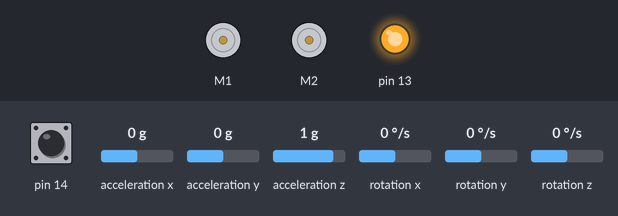
Recording of a sketch running on a simulated Arduino Leonardo, built with avr-gcc and run on an emulated ATmega32U4. Shown: 2 × DC motor (green arrow = forward, orange = backward, longer = faster), output pins drawn as LEDs (lit = HIGH). The inputs (shaded band) are chosen by the test bench; at power-on: pin 14 HIGH, rotation z 0 °/s, acceleration x 0 g, acceleration y 0 g, acceleration z 1 g, rotation x 0 °/s, rotation y 0 °/s.

Above: at 0.8 s.
0.9 s: pin 14 pulled LOW for 1 s
At 2.0 s:
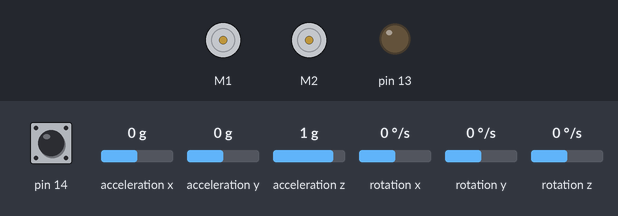
4.5 s: rotation z set to -192 °/s
At 4.9 s:
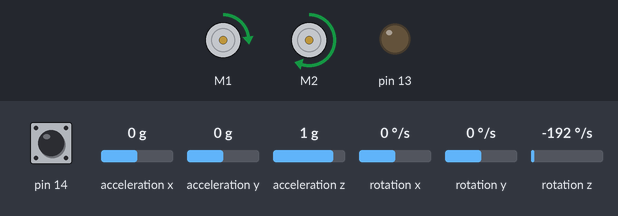
6.0 s: rotation z set to 89 °/s
9.0 s: rotation z set to 94 °/s
At 10.3 s:
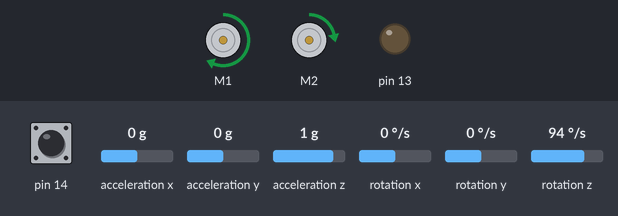
10.7 s: rotation z set to -39 °/s
13.7 s: rotation z set to -45 °/s
Timing chart, 0 to 16.6 s (numbered marks = the images above; inputs shaded):
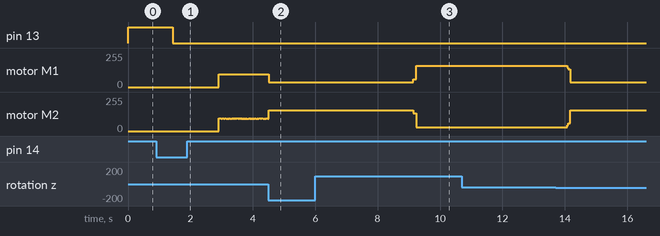

Measured:
- the behaviour switches between 93 and 94 °/s on rotation z (found by bisection; images 2 and 3)
- after the input at 6.0 s, every drawn part: stays the same
- after the input at 10.7 s, every drawn part: stays the same

The sketch:

Zumo_pathing.ino
```cpp
#include <Wire.h>
#include <Zumo32U4.h>
#include <PID_v1.h>

Zumo32U4Motors motors;
Zumo32U4IMU imu;
Zumo32U4Encoders encoders;
Zumo32U4LineSensors lineSensors;
Zumo32U4ButtonA buttonA;

const bool DEBUG = false;            // true = motors stay off, roll the wheels by hand to calibrate


// ---------- Line sensors: 0 = far left, 1 = middle, 2 = far right ----------
#define NUM_SENSORS 3
uint16_t lineSensorValues[NUM_SENSORS];
const uint16_t LINE_THRESHOLD = 800; // above this = dark (black tape)

// ---------- Speeds ----------
const int BASE_SPEED = 150;          // 0-400
const int TURN_SPEED = 100;
const int MAX_CORRECTION = 100;

// ---------- Pattern distances, in encoder counts (tune these) ----------
const long ARM_COUNTS     = 300;     // after a turn, ignore the line for this long
const long ADVANCE_COUNTS = 300;     // roll forward after seeing the line so the wheels are over it
const long FOLLOW_COUNTS  = 745;     // how far to follow the line before turning back

// ---------- Turning ----------
const float TURN_LEAD = 5.0;         // stop turning this many degrees early (coasting)

// ---------- Line following (small nudges of the target heading) ----------
const float NUDGE_RATE = 30.0;       // deg/s the target heading rotates while a side sensor sees the tape
const float MAX_NUDGE  = 6.0;        // never aim more than this far from the lane direction
uint32_t lastFollowMicros = 0;

// ---------- Gyro / PID ----------
const float HEADING_LIMIT = 3.0;     // degrees before forced correction
const int FORCED_CORRECTION = 60;

const float GYRO_SCALE = 0.07;       // deg/s per raw unit at 2000 dps
float gyroOffset = 0;
float heading = 0;                   // positive = turned left
uint32_t lastMicros = 0;

double Setpoint = 0, Input = 0, Output = 0;
double Kp = 15, Ki = 0.0, Kd = 1.0;
PID myPID(&Input, &Output, &Setpoint, Kp, Ki, Kd, DIRECT);

// ---------- Encoders ----------
long distLeft = 0, distRight = 0;    // running totals, counts
long lastDistLeft = 0, lastDistRight = 0;
float trim = 0;                      // learned left/right motor mismatch
const float KTRIM = 0.2;             // how fast the trim learns
const float TRIM_MAX = 30;

// ---------- Squaring up against the tape border (backing up) ----------
const int  ALIGN_SPEED      = 80;    // reverse speed, keep it slow
const long ALIGN_MAX_COUNTS = 600;   // give up and carry on if no border is found by now

bool alignInit = false;
bool alignStart[3];                  // sensor state (dark?) when the backing began
bool atEdge[3];                      // has this sensor crossed the border yet

// ---------- The pattern ----------
enum Action { DRIVE_TO_LINE, TURN_RIGHT, TURN_LEFT, FOLLOW_LINE, ALIGN_BACK };
const Action SEQUENCE[] = {
  DRIVE_TO_LINE, TURN_RIGHT, FOLLOW_LINE, TURN_RIGHT, ALIGN_BACK,
  DRIVE_TO_LINE, TURN_LEFT,  FOLLOW_LINE, TURN_LEFT,  ALIGN_BACK
};
const uint8_t SEQ_LEN = sizeof(SEQUENCE) / sizeof(SEQUENCE[0]);
uint8_t seqIndex = 0;
float targetHeading = 0;             // ideal direction of the current lane (absolute, degrees)
long segStart = 0;                   // encoder average at the start of the current action
bool lineSeen = false;

// ---------------------------------------------------------------------------

void calibrateGyro() {
  ledYellow(1);
  long total = 0;
  for (uint16_t i = 0; i < 1024; i++) {
    while (!imu.gyroDataReady()) {}
    imu.readGyro();
    total += imu.g.z;
  }
  gyroOffset = total / 1024.0;
  ledYellow(0);
}

void updateHeading() {
  if (!imu.gyroDataReady()) return;
  imu.readGyro();

  uint32_t now = micros();
  float dt = (now - lastMicros) / 1000000.0;
  lastMicros = now;

  float rate = (imu.g.z - gyroOffset) * GYRO_SCALE;
  heading += rate * dt;
}

void updateEncoders() {
  distLeft  += encoders.getCountsAndResetLeft();
  distRight += encoders.getCountsAndResetRight();
}

long avgDist() {
  return (distLeft + distRight) / 2;
}

void resyncEncoders() {
  lastDistLeft = distLeft;
  lastDistRight = distRight;
}

// Gyro PID holds Setpoint. The encoders learn the motors' built-in left/right
// mismatch (trim) while the robot is going straight, so the PID has less to fix.
void driveStraight() {
  Input = heading;
  if (myPID.Compute()) {
    double error = heading - Setpoint;
    double correction = Output;

    long dL = distLeft - lastDistLeft;
    long dR = distRight - lastDistRight;
    resyncEncoders();
    if (fabs(Output) < 15) {         // only learn while actually going straight
      trim += KTRIM * (dL - dR);     // left wheel moved more -> slow the left one down
      trim = constrain(trim, -TRIM_MAX, TRIM_MAX);
    }
    correction += trim;

    if (fabs(error) > HEADING_LIMIT) {
      if (error > 0) correction = min(correction, (double)-FORCED_CORRECTION);
      else           correction = max(correction, (double)FORCED_CORRECTION);
    }

    int left  = constrain(BASE_SPEED - (int)correction, -400, 400);
    int right = constrain(BASE_SPEED + (int)correction, -400, 400);
    motors.setSpeeds(left, right);
  }
}

// Tape under the middle sensor. A side sensor seeing tape means the tape is
// on that side, so aim the target heading a little toward it.
void followLine(bool leftDark, bool rightDark) {
  uint32_t now = micros();
  float dt = (now - lastFollowMicros) / 1000000.0;
  lastFollowMicros = now;
  if (dt > 0.05) dt = 0.05;

  int dir = 0;
  if (leftDark && !rightDark)      dir = +1;   // steer left
  else if (rightDark && !leftDark) dir = -1;   // steer right

  if (dir != 0) {
    Setpoint += dir * NUDGE_RATE * dt;
    Setpoint = constrain(Setpoint, targetHeading - MAX_NUDGE, targetHeading + MAX_NUDGE);
  }
  driveStraight();
}

void startAction() {
  Action a = SEQUENCE[seqIndex];
  if (a == TURN_RIGHT) targetHeading -= 90;    // absolute heading, so turn errors never add up
  if (a == TURN_LEFT)  targetHeading += 90;
  Setpoint = targetHeading;
  segStart = avgDist();
  lineSeen = false;
  resyncEncoders();
  lastFollowMicros = micros();
  alignInit = false;
}

void nextAction() {
  seqIndex = (seqIndex + 1) % SEQ_LEN;
  startAction();
}

void resetPID() {
  Setpoint = targetHeading;
  Output = 0;
  myPID.SetMode(MANUAL);
  myPID.SetMode(AUTOMATIC);
}

void finishTurn() {
  resetPID();
  nextAction();
}

// DEBUG mode: the motors never run. Roll the robot by hand and read the encoder
// counts (and line sensor values) in the Serial Monitor at 9600 baud.
// Press button A to zero the counts, e.g. before pushing the robot exactly 10 cm.
void calibrationMode() {
  motors.setSpeeds(0, 0);
  Serial.println(F("CALIBRATION MODE: motors off. Roll the robot by hand, press A to zero."));

  encoders.getCountsAndResetLeft();
  encoders.getCountsAndResetRight();
  distLeft = 0;
  distRight = 0;
  uint32_t lastPrint = 0;

  while (true) {
    updateEncoders();
    if (buttonA.getSingleDebouncedPress()) {
      distLeft = 0;
      distRight = 0;
    }

    if (millis() - lastPrint >= 200) {
      lastPrint = millis();
      lineSensors.read(lineSensorValues, QTR_EMITTERS_ON);

      Serial.print(F("left: "));   Serial.print(distLeft);
      Serial.print(F("  right: ")); Serial.print(distRight);
      Serial.print(F("  avg: "));   Serial.print(avgDist());
      Serial.print(F("  | line: "));
      Serial.print(lineSensorValues[0]); Serial.print(' ');
      Serial.print(lineSensorValues[1]); Serial.print(' ');
      Serial.println(lineSensorValues[2]);
    }
  }
}

// Back up with each side wheel controlled by its own sensor. A sensor "reaches the
// border" when its dark/light state flips from what it was when backing began
// (works whether the sensors start on the tape or on the floor). A wheel stops as
// soon as its sensor hits the border, so the robot pivots square to the tape edge.
void alignBack(bool leftDark, bool middleDark, bool rightDark, long travelled) {
  bool dark[3] = { leftDark, middleDark, rightDark };

  if (!alignInit) {
    for (uint8_t i = 0; i < 3; i++) { alignStart[i] = dark[i]; atEdge[i] = false; }
    alignInit = true;
  }
  for (uint8_t i = 0; i < 3; i++) {
    if (dark[i] != alignStart[i]) atEdge[i] = true;
  }

  bool allDone = atEdge[0] && atEdge[1] && atEdge[2];
  if (allDone || travelled <= -ALIGN_MAX_COUNTS) {
    motors.setSpeeds(0, 0);
    heading = targetHeading;       // the tape edge is the truth, so this also cancels gyro drift
    resetPID();
    nextAction();
    return;
  }

  int left  = atEdge[0] ? 0 : -ALIGN_SPEED;
  int right = atEdge[2] ? 0 : -ALIGN_SPEED;
  if (atEdge[0] && atEdge[2]) {    // both sides square, creep until the middle one is on it too
    left = right = -ALIGN_SPEED;
  }
  motors.setSpeeds(left, right);
}

void setup() {
  Serial.begin(9600);
  Wire.begin();

  if (!imu.init()) {
    ledRed(1);
    while (true) {}
  }
  imu.enableDefault();
  imu.configureForTurnSensing();

  uint8_t linePins[] = { SENSOR_DOWN1, SENSOR_DOWN3, SENSOR_DOWN5 };
  lineSensors.init(linePins, NUM_SENSORS);

  if (DEBUG) calibrationMode();   // never returns, the motors stay off

  myPID.SetOutputLimits(-MAX_CORRECTION, MAX_CORRECTION);
  myPID.SetSampleTime(20);
  myPID.SetMode(AUTOMATIC);

  calibrateGyro();             // keep the robot still
  buttonA.waitForButton();
  delay(1000);

  heading = 0;
  targetHeading = 0;
  lastMicros = micros();
  encoders.getCountsAndResetLeft();
  encoders.getCountsAndResetRight();
  seqIndex = 0;
  startAction();
}

void loop() {
  updateHeading();             // no delay() anywhere in the loop
  updateEncoders();

  lineSensors.read(lineSensorValues, QTR_EMITTERS_ON);
  bool leftDark   = lineSensorValues[0] > LINE_THRESHOLD;
  bool middleDark = lineSensorValues[1] > LINE_THRESHOLD;
  bool rightDark  = lineSensorValues[2] > LINE_THRESHOLD;
  long travelled  = avgDist() - segStart;

  switch (SEQUENCE[seqIndex]) {
    case DRIVE_TO_LINE:
      driveStraight();
      if (!lineSeen) {
        if (travelled > ARM_COUNTS && (leftDark || middleDark || rightDark)) {
          lineSeen = true;
          segStart = avgDist();            // measure the advance from here
        }
      } else if (travelled >= ADVANCE_COUNTS) {
        nextAction();
      }
      break;

    case FOLLOW_LINE:
      followLine(leftDark, rightDark);
      if (travelled >= FOLLOW_COUNTS) nextAction();
      break;

    case TURN_RIGHT:
      motors.setSpeeds(TURN_SPEED, -TURN_SPEED);
      if (heading <= targetHeading + TURN_LEAD) finishTurn();
      break;

    case TURN_LEFT:
      motors.setSpeeds(-TURN_SPEED, TURN_SPEED);
      if (heading >= targetHeading - TURN_LEAD) finishTurn();
      break;

    case ALIGN_BACK:
      alignBack(leftDark, middleDark, rightDark, travelled);
      break;
  }
}
```
